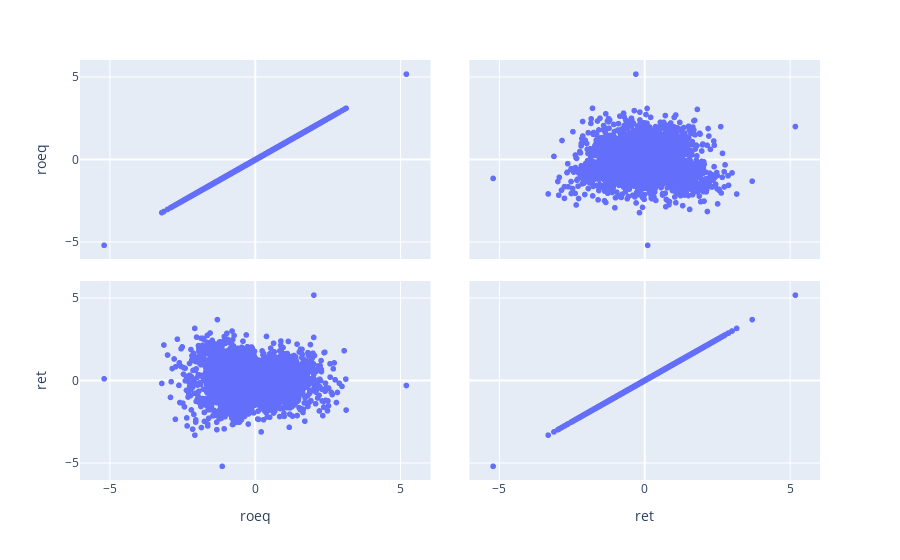

Notebook code cell kept with this figure:
### Code cell
from sklearn.preprocessing import QuantileTransformer
import plotly.express as px

qt = QuantileTransformer(output_distribution="normal")
d = qt.fit_transform(df[["roeq", "ret"]])
d = pd.DataFrame(d, columns=["roeq", "ret"])
px.scatter_matrix(d)

### Figure 1 — Plotly figure (JSON) as saved in the notebook; plotly's stock layout.template omitted (floating-point values rounded to 4 significant figures; data arrays with more than 128 entries replaced by an {"elided": "..."} marker saying what was removed)
{"data": [{"dimensions": [{"axis": {"matches": true}, "label": "roeq", "values": {"elided": "2692 float values"}}, {"axis": {"matches": true}, "label": "ret", "values": {"elided": "2692 float values"}}], "hovertemplate": "%{xaxis.title.text}=%{x}<br>%{yaxis.title.text}=%{y}<extra></extra>", "legendgroup": "", "marker": {"color": "#636efa", "symbol": "circle"}, "name": "", "showlegend": false, "type": "splom"}], "layout": {"dragmode": "select", "legend": {"tracegroupgap": 0}, "margin": {"t": 60}}}
